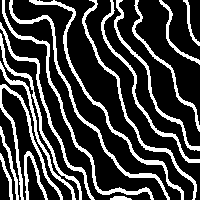
%> input picture final_ip.jpg, 200 x 200 px
$ octave segment_one_img.m   (GNU Octave 9; MATLAB toolbox functions it lacks are replaced by stand-ins)
%> lines starting %> are read from the running program, lines starting %| are printed output that depends on the picture; in (x1, y1, x2, y2) boxes, pixels count from 0 and x2, y2 are one past the last pixel; in counts of white or black regions, pixels touching at a corner belong together; the program's own positions count from 1
### interpolated pts/Final Interpolation/Segmentation/refine_isolated_points.m
function [ip]=refine_isolated_points(ip)
    [r,c]= size(ip);
    ip= im2bw(ip,0.5);
    for i=2:r-1
        for j=2:c-1
            tmp(1)=ip(i-1,j-1);      tmp(2)=ip(i-1,j);       tmp(3)=ip(i-1,j+1);
            tmp(4)=ip(i,j-1);        tmp(5)=ip(i,j);         tmp(6)=ip(i,j+1);
            tmp(7)=ip(i+1,j-1);      tmp(8)=ip(i+1,j);       tmp(9)=ip(i+1,j+1);

            neighbor= sum(tmp)-1;

            if tmp(5)==1 && neighbor==0
                ip(i,j)=0;
            end
        end
    end

end

### interpolated pts/Final Interpolation/Segmentation/spiral.m
function [row, col,image_center_flag]= spiral(ip, image_center_flag)
   % clc; clear;
    %ip=zeros(50,50,'uint8');
    %figure(2), imshow(ip);
    [row, col]=size(ip);

    %Controid Calculation of image
    x_c=row/2;
    y_c=col/2;

    rowMin=1; colMin=1;
    rowMax=row; colMax=col;
  %  limit= ceil(row/2);

    for flag=1:row/2
        top=-1; down=-1; left=-1; up=-1;
        i=flag;
        for j=i:(colMax-flag+1) %Towards Right
            if ip(i,j)==1
                top=0;
                row=i; col=j;
                fprintf('\n RIGHT detected point from Spiral Traversal: row=%d and col=%d', row,col);
                break;
            end
           %ip(i,j)=255;
           %figure(1), imshow(ip);
        end

        if top==-1
            j=colMax-flag+1;
            for i=flag+1:(rowMax-flag) %Towards Down
               if ip(i,j)==1
                    down=0;
                    row=i; col=j;
                    fprintf('\n DOWN detected point from Spiral Traversal: row=%d and col=%d', row,col);
                    break;
                end
                %ip(i,j)=255;
                %figure(1), imshow(ip);
            end

        end

        if top==-1 && down==-1
            i=rowMax-flag+1;
            for j=colMax-flag-1:-1:flag %Towards Left
               if ip(i,j)==1
                    left=0;
                    row=i; col=j;
                    fprintf('\n LEFT detected point from Spiral Traversal: row=%d and col=%d', row,col);
                    break;
                end
                %ip(i,j)=255;
                %figure(1), imshow(ip);
            end
        end

        if top==-1 && down==-1 && left==-1
            j=flag;
            for i=rowMax-flag-1:-1:(flag+1) %Towards Up
                if ip(i,j)==1
                    up=0;
                    row=i; col=j;
                    fprintf('\n UP detected point from Spiral Traversal: row=%d and col=%d', row,col);
                    break;
                end
                %ip(i,j)=255;
                %figure(1), imshow(ip);
            end

        end

        if flag==x_c || flag==y_c
            image_center_flag=1;
            break;
        elseif top==0 || down==0 || left==0  || up==0
            break;
        end

    end

### interpolated pts/Final Interpolation/Segmentation/erase.m
function [ip]=erase(traced, ip)
       [r, c]=size(traced);

       for i=1:r
           for j=1:c
               if traced(i,j)==255
                   ip(i,j)=0;
               end
           end
       end

end

### interpolated pts/Final Interpolation/Segmentation/segment_one_img.m
clc; clear;

%READING IMAGES

  ip_image = imread('C:\Users\Mr. Ashis Pradhan\Documents\MATLAB\temp\final_ip.jpg');
%> ip_image is the input picture: size 200x200x3 uint8; 24.2% white; 17 white regions, largest, box (x1, y1, x2, y2) and area: (29, 0, 184, 200) 1020, (9, 0, 170, 200) 1019, (2, 0, 154, 200) 1006

  %PROCESS
  ip=im2bw(ip_image,0.4);

 % imwrite(ip,'C:\Users\Mr. Ashis Pradhan\Documents\MATLAB\temp\ip.png');
  figure(1), imshow(ip);

    [r, c]=size(ip);
%> r = 200; c = 200

    enclosure_contour=zeros(r,c,'uint8');
    line_contour=zeros(r,c,'uint8');

    traced=zeros(r,c,'uint8'); %TO HIGHLIGHT TRACED PIXEL
    plot_op=traced;
    angle_op=zeros(r,c,'double'); %FOR STORING ANGLE
    %CLEARING TOP, BOTTOM, LEFT AND RIGHT
    ip(1,:)=0;  ip(:,1)=0;      ip(r,:)=0;      ip(:,c)=0;
%> after `ip(1,:)=0`: ip: size 200x200 logical; 24.1% white; 17 white regions, largest, box (x1, y1, x2, y2) and area: (9, 1, 170, 200) 1016, (29, 1, 184, 200) 1009, (2, 1, 154, 200) 1003
%> after `ip(:,1)=0`:
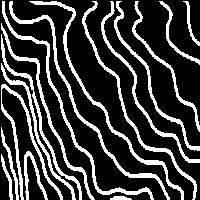
%> ip: size 200x200 logical; 23.9% white; 17 white regions, largest, box (x1, y1, x2, y2) and area: (9, 1, 170, 200) 1016, (29, 1, 184, 200) 1009, (2, 1, 154, 200) 1003
%> after `ip(r,:)=0`: ip: size 200x200 logical; 23.8% white; 17 white regions, largest, box (x1, y1, x2, y2) and area: (9, 1, 170, 199) 1013, (29, 1, 184, 199) 1006, (2, 1, 154, 199) 1000
%> after `ip(:,c)=0`:
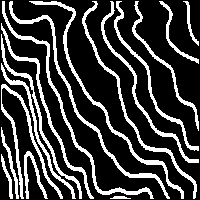
%> ip: size 200x200 logical; 23.7% white; 17 white regions, largest, box (x1, y1, x2, y2) and area: (9, 1, 170, 199) 1013, (29, 1, 184, 199) 1006, (2, 1, 154, 199) 1000
    ip=refine_isolated_points(ip);
%> after the loop in refine_isolated_points, `for i=2:r-1`: tmp = [false false false false false false false false false]

    image_center_flag=-1;

    while image_center_flag~=1

        enclosure= -1;   line= -1;

        [row, col,image_center_flag]=spiral(ip, image_center_flag);
         deg=0;     neighbor=-1;
         next_r=-1;   next_c=-1;

         start_r= row;      start_c= col;

         while ip(row,col)==1 %&& neighbor~=1

                  traced(row,col)=255;
%> (the run ends here)
